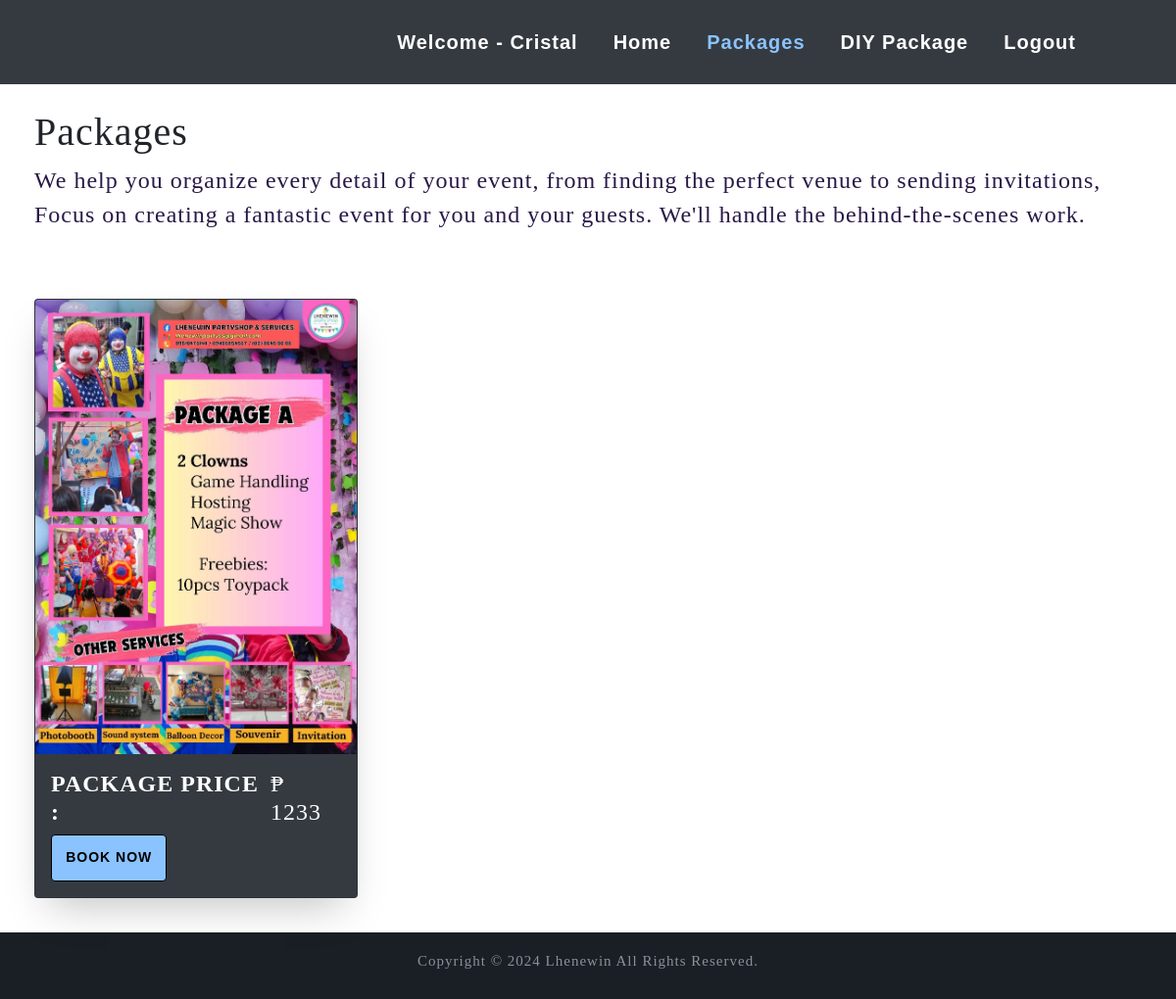
Page /user/package.php (signed in) on the committed database.
### tables this page shows
CREATE TABLE `imagespack` (
  `id` int(11) NOT NULL,
  `file_name` varchar(255) NOT NULL,
  `uploaded_on` datetime NOT NULL,
  `status` tinyint(1) NOT NULL DEFAULT 1,
  `Product` varchar(250) NOT NULL,
  `Price` int(11) NOT NULL
);

### user/package.php (the view, shortened to what this page needs)
<!DOCTYPE html>
<html lang="en">
<head>
    <link rel="stylesheet" href="../css/bootstrap.min.css">
    <link rel="stylesheet" href="../cssproj/home.css">
    <link rel="stylesheet" href="../cssproj/services.css">
    <link rel="stylesheet" href="https://use.fontawesome.com/releases/v5.8.1/css/all.css">
</head>
<body>
<nav class="navbar sticky-top navbar-expand-lg bg-dark">
  <div class="container">
    <div class="collapse navbar-collapse" id="navbarSupportedContent">
      <ul class="navbar-nav mr-auto w-100 justify-content-end">
        <li class="nav-item ">
          <a class="nav-link " href="../user_dash.php">Welcome - <?php echo $_SESSION['user_name'] ?><span class="sr-only"></span></a>
        </li>
        <li class="nav-item ">
          <a class="nav-link " href="userhome.php">Home</a>
        </li>
        <li class="nav-item active">
          <a class="nav-link active" href="package.php">Packages</a>
        </li>
        <li class="nav-item ">
          <a class="nav-link " href="diy.php">DIY Package</a>
        </li>
        <li class="nav-item">
        <a href="../logout.php" class="nav-link">Logout</a>
        </li>
      </ul>
    </div>
  </div>
</nav>
  <div id="service">
      <div style="padding: 25px 35px;" >
          <h1>Packages</h1>
          <h4 class="lightblack">We help you organize every detail of your event, from finding the perfect venue to sending invitations, Focus on creating a fantastic event for you and your guests. We'll handle the behind-the-scenes work.</>
        </div>
      <ul class="cards">
      <?php
    include '../database.php';
    $query = $conn->query("SELECT * FROM imagespack ORDER BY uploaded_on");
    if($query->num_rows > 0){
        while($row = $query->fetch_assoc()){
            $imageURL = '../uploadpack/'.$row["file_name"];
    ?>
        <li class="cards_item">
          <div class="card">
            <div class="card_image">
              <img class="imgR" src="<?php echo $imageURL; ?>">
            </div>
            <div class="card_content">
               <div style="display: flex; justify-content:space-between">
               <h2 class="card_title">PACKAGE PRICE :</h2>
                   <h4 class="card_price">₱ <?php echo $row['Price']; ?></h4>
               </div>
               <a type="button" class="btnR card_btn" href="" style="text-align:center; text-decoration:none;">BOOK NOW</a>
               </div>
          </div>
        </li>
        <?php }
    }?>
      </ul>
  </div>
    <div style="justify-content: center; text-align: center;">
        <section class="contact-area" id="contact">
            <div class="contact-content text-center">
                <h6>Copyright © 2024 Lhenewin All Rights Reserved.</h6>
            </div>
        </section>
    </div>
</body>
</html>

### cssproj/home.css (style rules this page uses)
html, body { width: 100%; height: 100%; }
a { color: #291947; -webkit-transition: all .35s; -moz-transition: all .35s; transition: all .35s; }
h1,h2,h3,h4,h5,h6 { font-family: 'Franklin Gothic Medium'; }
a { color: black; }
.lightblack { color: #291947; font-family: "Aleo", serif; line-height: 35px; }
@media screen and (min-width: 1200px) { .container { width: 90%; } }
.contact-area { padding: 20px 0; background: #1A1E25; color: #868c96; }
.contact-content h6 { color: #8b9199; font-size: 15px; font-weight: 400; margin-bottom: 10px; }

### cssproj/services.css (style rules this page uses)
*, *::before, *::after { box-sizing: border-box; }
.card_image { max-height: 500px; max-width: 100%; }
.imgR { max-width: 100%; zoom: 2; }
.btnR { color: black; padding: 0.8rem; font-size: 14px; text-transform: uppercase; border-radius: 4px; font-weight: 600; display: block; width: 40%; cursor: pointer; border: 1px solid black; background: #8ac3ff; }
.card_price { color: white; }
.cards { display: flex; flex-wrap: wrap; list-style: none; margin: 0; padding: 0; }
.card_content { height: 60%; }
.cards_item { display: flex; padding: 35px; }
@media (min-width: 40rem) { .cards_item { width: 50%; } }
@media (min-width: 56rem) { .cards_item { width: 33.3333%; } }
.card { background-color: #343a40; border-radius: 0.25rem; box-shadow: 0 20px 40px -14px rgba(0, 0, 0, 0.25); display: flex; flex-direction: column; overflow: hidden; }
.card_content { padding: 1rem; background: #343a40; }
.card_title { color: white; font-size: 1.5rem; font-weight: 700; letter-spacing: 1px; text-transform: capitalize; margin: 0px; }
* { padding: 0; margin: 0; box-sizing: border-box; font-family: 'Poppins', sans-serif; }
.container { max-width: 1080px; margin-left: auto; margin-right: auto; padding-left: 20px; padding-right: 20px; }

### cssproj/navbar.css (style rules this page uses)
* { font-family: sans-serif; font-weight: 300; letter-spacing: 1px; }
body { height: 2000px; }
.navbar { padding: 10px 10px; top: 0; }
.nav-item { padding: 10px 5px; }
.navbar .nav-link { font-size: 20px; margin-left: 10px; font-weight: bold; font-family:Arial, Helvetica, sans-serif }
.nav-link, .navbar-brand { color: white; }
.active { color: #8ac3ff; }
:root { --white: #fff; --black: #000; --blue: rgb(39, 56, 133, 0.7); --deepblue: #080808; }

### rows in the picture
imagespack: file_name (picture), Price "1233"

### other values in the picture
$_SESSION['user_name'] "Cristal"
